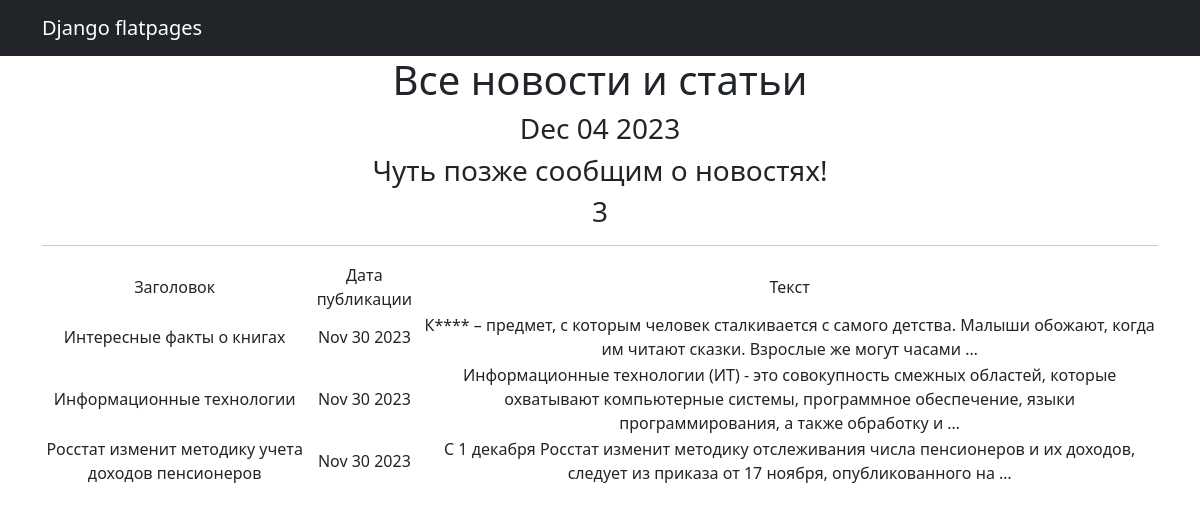
Page /news/ on the committed database.
### news/models.py (models this page shows, shortened)
class Post(models.Model):
    author = models.ForeignKey(Author, on_delete=models.CASCADE)
    NEWS = 'Nw'
    ARTICLE = "Ar"
    CATEGORY_CHOICES = [
        (NEWS, 'Новости'),
        (ARTICLE, 'Статья')
    ]
    categoryType = models.CharField(max_length=2, choices=CATEGORY_CHOICES, default=ARTICLE)
    dateCreation = models.DateTimeField(auto_now_add=True)
    postCategory = models.ManyToManyField(Category, through='PostCategory')
    title1 = models.TextField(max_length=128)
    text = models.TextField()
    rating = models.SmallIntegerField(default=0)

### news/views.py (the view)
# urls.py: path('', NewsList.as_view()),
class NewsList(ListView):
    model = Post
    ordering = 'title1'
    template_name = 'flatpages/news.html'
    context_object_name = 'news'
    def get_context_data(self, **kwargs):
        context = super().get_context_data(**kwargs)
        context['time_now'] = datetime.utcnow()
        context['next_sale'] = None
        return context

### news/templatetags/f_filter.py (called while the page is built)
@register.filter()
def censor(text):
    text_list = text.split()
    bad_words = ['книга']
    censored_text_list = []
    for word in text_list:
        clean_word = ''.join(c for c in word if c not in string.punctuation)
        if clean_word.lower() in bad_words:
            censored_word = clean_word[0] + (len(clean_word) - 1) * '*'
            censored_text_list.append(word.replace(clean_word, censored_word))
        else:
            censored_text_list.append(word)
    return ' '.join(censored_text_list)

### templates/flatpages/news.html (shortened to what this page needs)
{% extends 'flatpages/default.html' %}
{% load f_filter %}
{% block content %}
   <h1>Все новости и статьи</h1>
   <h3>{{ time_now|date:'M d Y' }}</h3>
   <h3> {{ next_sale|default_if_none:"Чуть позже сообщим о новостях!" }} </h3>
    <h3>{{news|length}}</h3>
   <hr>
   {% if news %}
       <table>
           <tr>
               <td>Заголовок</td>
               <td>Дата публикации</td>
               <td>Текст</td>
           </tr>
           {% for news in news %}
           <tr>
               <td>{{ news.title1 }}</td>
               <td>{{ news.dateCreation|date:'M d Y' }}</td>
               <td>{{ news.text|truncatewords:20|censor }}</td>
           </tr>
           {% endfor %}
       </table>
   {% else %}
       <h2>Новостей нет!</h2>
   {% endif %}
{% endblock content %}

### templates/flatpages/default.html (shortened to what this page needs)
<!DOCTYPE html>
<html lang="en">
    <head>
        {% load static %}
        <link href="{% static 'css/styles.css' %}" rel="stylesheet" />
    </head>
    <body>
        <nav class="navbar navbar-expand-lg navbar-dark bg-dark static-top">
               <div class="container">
                   <a class="navbar-brand" href="#">Django flatpages</a>
                   </div>
            </nav>
        <div class="container">
           <div class="row">
               <div class="col-lg-12 text-center">
                   {% block content %}{% endblock content %}
               </div>
           </div>
        </div>
    </body>
</html>

### rows in the picture
Post: title1 "Интересные факты о книгах", dateCreation "Nov 30 2023", text|censor "К**** – предмет, с которым человек сталкивается с самого детства. Малыши обожают, когда им читают сказки. Взрослые же могут часами …"
Post: title1 "Информационные технологии", dateCreation "Nov 30 2023", text|censor "Информационные технологии (ИТ) - это совокупность смежных областей, которые охватывают компьютерные системы, программное обеспечение, языки программирования, а также обработку и …"
Post: title1 "Росстат изменит методику учета доходов пенсионеров", dateCreation "Nov 30 2023", text|censor "С 1 декабря Росстат изменит методику отслеживания числа пенсионеров и их доходов, следует из приказа от 17 ноября, опубликованного на …"

### other values in the picture
{{ time_now|date:'M d Y' }} "Dec 04 2023"
{{ next_sale|default_if_none:"Чуть позже сообщим о новостях!" }} "Чуть позже сообщим о новостях!"
{{ news|length }} "3"
